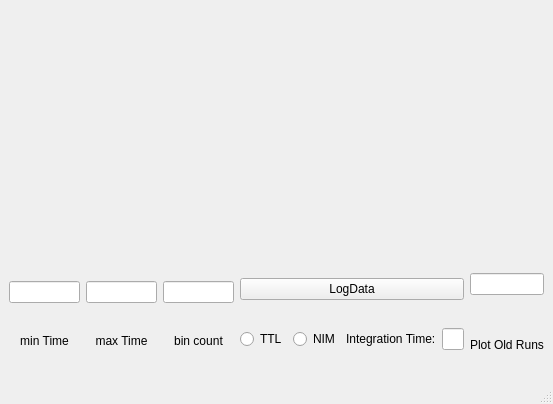
<?xml version="1.0" encoding="UTF-8"?>
<ui version="4.0">
 <class>MainWindow</class>
 <widget class="QMainWindow" name="MainWindow">
  <property name="geometry">
   <rect>
    <x>0</x>
    <y>0</y>
    <width>553</width>
    <height>404</height>
   </rect>
  </property>
  <property name="windowTitle">
   <string>MainWindow</string>
  </property>
  <widget class="QWidget" name="centralwidget">
   <property name="autoFillBackground">
    <bool>true</bool>
   </property>
   <layout class="QGridLayout" name="gridLayout_2">
    <item row="1" column="1">
     <layout class="QGridLayout" name="gridLayout">
      <item row="0" column="0">
       <widget class="PlotWidget" name="tofPlotWidget" native="true">
        <property name="autoFillBackground">
         <bool>true</bool>
        </property>
       </widget>
      </item>
     </layout>
    </item>
    <item row="0" column="1">
     <widget class="PlotWidget" name="timeStreamPlotWidget" native="true">
      <property name="autoFillBackground">
       <bool>true</bool>
      </property>
     </widget>
    </item>
    <item row="2" column="1">
     <layout class="QHBoxLayout" name="horizontalLayout">
      <item>
       <layout class="QGridLayout" name="gridLayout_3">
        <item row="1" column="0">
         <widget class="QLabel" name="tMinLabel">
          <property name="sizePolicy">
           <sizepolicy hsizetype="Minimum" vsizetype="Fixed">
            <horstretch>0</horstretch>
            <verstretch>0</verstretch>
           </sizepolicy>
          </property>
          <property name="text">
           <string>min Time</string>
          </property>
          <property name="alignment">
           <set>Qt::AlignCenter</set>
          </property>
         </widget>
        </item>
        <item row="1" column="2">
         <widget class="QLabel" name="tBinsLabel">
          <property name="sizePolicy">
           <sizepolicy hsizetype="Minimum" vsizetype="Fixed">
            <horstretch>0</horstretch>
            <verstretch>0</verstretch>
           </sizepolicy>
          </property>
          <property name="text">
           <string>bin count</string>
          </property>
          <property name="alignment">
           <set>Qt::AlignCenter</set>
          </property>
         </widget>
        </item>
        <item row="1" column="1">
         <widget class="QLabel" name="tMaxLabel">
          <property name="sizePolicy">
           <sizepolicy hsizetype="Minimum" vsizetype="Fixed">
            <horstretch>0</horstretch>
            <verstretch>0</verstretch>
           </sizepolicy>
          </property>
          <property name="text">
           <string>max Time</string>
          </property>
          <property name="alignment">
           <set>Qt::AlignCenter</set>
          </property>
         </widget>
        </item>
        <item row="0" column="1">
         <widget class="QLineEdit" name="tMaxLineEdit">
          <property name="alignment">
           <set>Qt::AlignCenter</set>
          </property>
         </widget>
        </item>
        <item row="0" column="0">
         <widget class="QLineEdit" name="tMinLineEdit">
          <property name="alignment">
           <set>Qt::AlignCenter</set>
          </property>
         </widget>
        </item>
        <item row="0" column="2">
         <widget class="QLineEdit" name="tBinsLineEdit">
          <property name="alignment">
           <set>Qt::AlignCenter</set>
          </property>
         </widget>
        </item>
       </layout>
      </item>
      <item>
       <layout class="QVBoxLayout" name="verticalLayout_3">
        <item>
         <widget class="QPushButton" name="scanToggler">
          <property name="text">
           <string>LogData</string>
          </property>
         </widget>
        </item>
        <item>
         <layout class="QHBoxLayout" name="horizontalLayout_2">
          <item>
           <widget class="QRadioButton" name="radioButton_2">
            <property name="text">
             <string>TTL</string>
            </property>
           </widget>
          </item>
          <item>
           <widget class="QRadioButton" name="radioButton">
            <property name="text">
             <string>NIM</string>
            </property>
           </widget>
          </item>
          <item>
           <widget class="QLabel" name="label_2">
            <property name="text">
             <string>Integration Time:</string>
            </property>
           </widget>
          </item>
          <item>
           <widget class="QLineEdit" name="lineEdit_2"/>
          </item>
         </layout>
        </item>
       </layout>
      </item>
      <item>
       <layout class="QVBoxLayout" name="verticalLayout_2">
        <item alignment="Qt::AlignVCenter">
         <widget class="QLineEdit" name="loadOldRunsLineEdit">
          <property name="alignment">
           <set>Qt::AlignCenter</set>
          </property>
         </widget>
        </item>
        <item alignment="Qt::AlignVCenter">
         <widget class="QLabel" name="loadOldRunsLabel">
          <property name="sizePolicy">
           <sizepolicy hsizetype="Minimum" vsizetype="Minimum">
            <horstretch>0</horstretch>
            <verstretch>0</verstretch>
           </sizepolicy>
          </property>
          <property name="text">
           <string>Plot Old Runs</string>
          </property>
          <property name="alignment">
           <set>Qt::AlignCenter</set>
          </property>
         </widget>
        </item>
       </layout>
      </item>
     </layout>
    </item>
   </layout>
  </widget>
  <widget class="QMenuBar" name="menubar">
   <property name="geometry">
    <rect>
     <x>0</x>
     <y>0</y>
     <width>553</width>
     <height>20</height>
    </rect>
   </property>
  </widget>
  <widget class="QStatusBar" name="statusbar"/>
 </widget>
 <customwidgets>
  <customwidget>
   <class>PlotWidget</class>
   <extends>QWidget</extends>
   <header location="global">pyqtgraph</header>
   <container>1</container>
  </customwidget>
 </customwidgets>
 <resources/>
 <connections/>
</ui>
